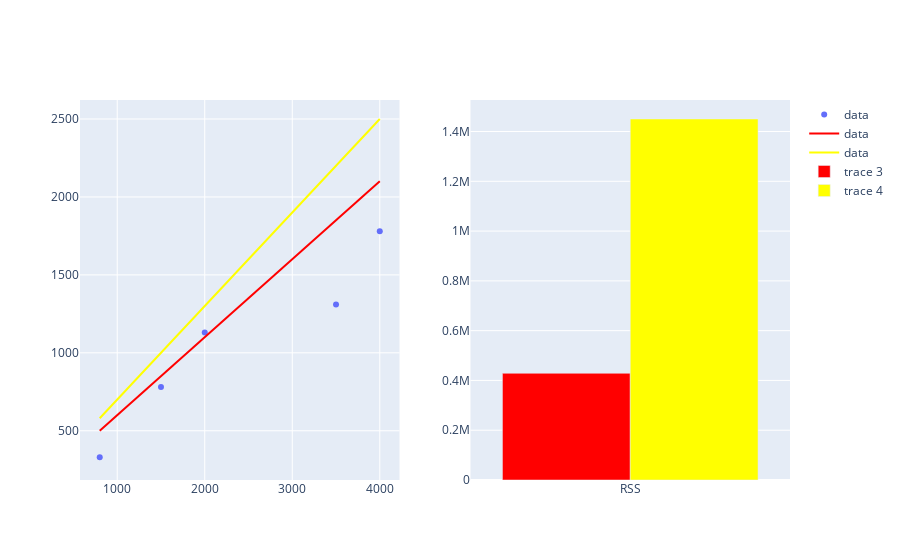

Notebook cell for this chart:
### Markdown cell above
Now so far, we have been given or have generated cost parameters.

### Code cell
from graph import model_trace, trace_rss, pair_colors, plot_side_by_side
from graph import trace_values


m_values = [.5, .6]
b = 100
rss_traces = []
model_traces = []
ad_spends = [800, 1500, 2000, 3500, 4000]
tshirt_sales = [330, 780, 1130, 1310, 1780]

actual_trace = trace_values(x_values = ad_spends, y_values = tshirt_sales)

for m in m_values:
    rss_trace = trace_rss(m, b, ad_spends, tshirt_sales)
    rss_traces.append(rss_trace)
    built_model_trace = model_trace(m, b, ad_spends, tshirt_sales)
    model_traces.append(built_model_trace)
    
pair_colors(model_traces, rss_traces)
figure = plot_side_by_side([actual_trace] + model_traces, rss_traces)

### Figure 1 — Plotly figure (JSON) as saved in the notebook; plotly's stock layout.template omitted (floating-point values rounded to 4 significant figures)
{"data": [{"mode": "markers", "name": "data", "text": [], "type": "scatter", "x": [800, 1500, 2000, 3500, 4000], "xaxis": "x", "y": [330, 780, 1130, 1310, 1780], "yaxis": "y"}, {"marker": {"color": "red"}, "mode": "lines", "name": "data", "text": [], "type": "scatter", "x": [800, 1500, 2000, 3500, 4000], "xaxis": "x", "y": [500, 850, 1100, 1850, 2100], "yaxis": "y"}, {"marker": {"color": "yellow"}, "mode": "lines", "name": "data", "text": [], "type": "scatter", "x": [800, 1500, 2000, 3500, 4000], "xaxis": "x", "y": [580, 1000, 1300, 2200, 2500], "yaxis": "y"}, {"marker": {"color": "red"}, "type": "bar", "x": ["RSS"], "xaxis": "x2", "y": [428700], "yaxis": "y2"}, {"marker": {"color": "yellow"}, "type": "bar", "x": ["RSS"], "xaxis": "x2", "y": [1450300], "yaxis": "y2"}], "layout": {"autosize": true, "xaxis": {"anchor": "y", "autorange": true, "domain": [0, 0.45], "range": [528.3, 4272.0], "type": "linear"}, "xaxis2": {"anchor": "y2", "autorange": true, "domain": [0.55, 1], "range": [-0.5, 0.5], "type": "category"}, "yaxis": {"anchor": "x", "autorange": true, "domain": [0, 1], "range": [173.5, 2622.0], "type": "linear"}, "yaxis2": {"anchor": "x2", "autorange": true, "domain": [0, 1], "range": [0, 1527000.0], "type": "linear"}}}
